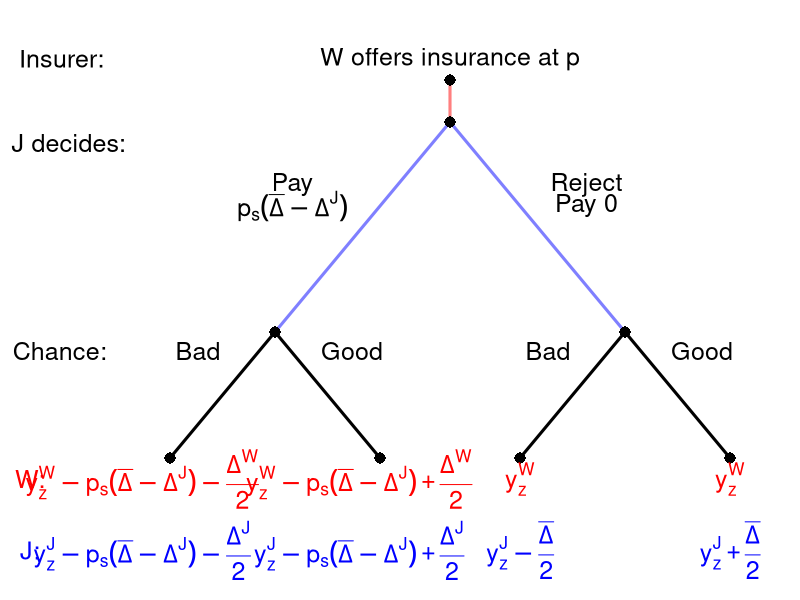

R code for this plot:
#' Graph Designer: Simon Halliday, Scott Cohn
#' Authors: Bowles and Halliday
#' Title: Coordination, Conflict and Competition: A Text in Microeconomics

library(shape)
pdf(file = "risk/sequential_risk.pdf", width = 9, height = 7)

#Set parameters for graphics
axislabelsize <- 1.5
labelsize <- 2
actionlabelsize <- 1.5
graphlinewidth <- 3
segmentlinewidth <- 2
nodesize <- 1.5

COL <- c("#7fc97f", "#beaed4", "#fdc086", "#ffff99", "#386cb0", "#f0027f", "#bf5b17", "#666666")
COLA <- c("#99d8c9","#66c2a4","#41ae76", "#238b45", "#005824")
COLB <- c("#4eb3d3", "#2b8cbe", "#0868ac","#084081")

par(mar =  c(5, 5, 4, 0))

xlims <- c(0, 10)
ylims <- c(0, 10)

npts <- 501 
x <- seq(xlims[1], xlims[2], length.out = npts)
y <- seq(ylims[1], ylims[2], length.out = npts) 

plot(0, 0, xlim = xlims, ylim = ylims, type = "n",
     xlab = expression(paste("")),
     ylab = expression(paste("")), 
     xaxt = "n", 
     yaxt = "n", 
     cex.lab = axislabelsize, 
     bty = "n",
     xaxs="i", 
     yaxs="i")

ticksy <- seq(from = 0, to = ylims[2], by = 2)
ylabels <- seq(from = 0, to = ylims[2], by = 2)
ticksx <- seq(from = 0, to = xlims[2], by = 2)
xlabels <- seq(from = 0, to = xlims[2], by = 2)

#Branches for Agent
segments(5, 9, 5, 10, lty = 1, col = rgb(1, 0, 0, 0.5), lwd = graphlinewidth, xpd = TRUE)
#Fish 10
segments(5, 9, 2.5, 4, col = rgb(0, 0, 1, 0.5), lty = 1, lwd = graphlinewidth)
segments(2.5, 4, 1, 1, lty = 1,  lwd = graphlinewidth)

#Fish 12
segments(5, 9, 7.5, 4, lty = 1, col = rgb(0, 0, 1, 0.5), lwd = graphlinewidth)

segments(7.5, 4, 9, 1, lty = 1, lwd = graphlinewidth)

#Branches for Agent
#From Aram Fishing 10
#Bina fishes 10
segments(7.5, 4, 6, 1, lty = 1,  lwd = graphlinewidth)
#Bina fishes 12
segments(2.5, 4, 4, 1, lty = 1,  lwd = graphlinewidth)

#From Aram fishing 12
#Bina fishes 10
#segments(7.5, 5, 6, 1, lty = 1, col = rgb(1, 0, 0, 0.5), lwd = graphlinewidth)


#Bina fishes 12
#segments(7.5, 5, 9, 1, lty = 1, col = rgb(1, 0, 0, 0.5), lwd = graphlinewidth)

#Initial node
points(5, 10, pch = 16, col = "black", cex = nodesize, xpd = TRUE)
points(5, 9, pch = 16, col = "black", cex = nodesize)

#P1 Nodes
points(2.5, 4, pch = 16, col = "black", cex = nodesize)
points(7.5, 4, pch = 16, col = "black", cex = nodesize) 

#P2 Terminal Nodes
points(1, 1, pch = 16, col = "black", cex = nodesize)
points(4, 1, pch = 16, col = "black", cex = nodesize)
points(6, 1, pch = 16, col = "black", cex = nodesize)
points(9, 1, pch = 16, col = "black", cex = nodesize)

text(-0.55, 10.5, expression(paste("Insurer:")), cex = actionlabelsize, xpd = TRUE)
text(5, 10.5, expression(paste("W offers insurance at ", p)), cex = actionlabelsize, xpd = TRUE)
#text(5, 10.55, expression(paste("and wage, ", w)), cex = actionlabelsize, xpd = TRUE)

text(-0.45, 8.5, expression(paste("J decides:")), cex = actionlabelsize, xpd = TRUE)

text(2.75, 7.5, expression(paste("Pay")), cex = actionlabelsize)
text(2.75, 7, expression(paste(p[s](bar(Delta) - Delta^J))), cex = actionlabelsize)


text(6.95, 7.5, expression(paste("Reject")), cex = actionlabelsize)
text(6.95, 7, expression("Pay 0"), cex = actionlabelsize)

#text(-0.575, 6.15, expression(paste("Chance:")), cex = actionlabelsize, xpd = TRUE)

# text(2.2, 6.15-0.5, expression(paste("Worker is")), cex = actionlabelsize)
# text(2.2, 5.7-0.5, expression(paste("terminated")), cex = actionlabelsize)
# text(2.2, 5.25-0.5, expression(paste((t))), cex = actionlabelsize)

text(-0.575, 3.55, expression(paste("Chance:")), cex = actionlabelsize, xpd = TRUE)

text(1.4, 3.55, expression(paste("Bad")), cex = actionlabelsize)
text(3.6, 3.55, expression(paste("Good")), cex = actionlabelsize)
text(6.4, 3.55, expression(paste("Bad")), cex = actionlabelsize)
text(8.6, 3.55, expression(paste("Good")), cex = actionlabelsize)



#Payoffs 
text(-1, 0.5, expression(paste("W:")), cex = actionlabelsize, col = rgb(1, 0, 0, 1), xpd = TRUE)
text(-1, -1.2, expression(paste("J:")), cex = actionlabelsize, col = rgb(0, 0, 1, 1), xpd = TRUE)


text(0.6, 0.5, expression(y[z]^W - p[s](bar(Delta) - Delta^J) - frac(Delta^W, 2)), cex = actionlabelsize, col = rgb(1, 0, 0, 1), xpd = TRUE)
text(0.6, -1.2, expression(y[z]^J - p[s](bar(Delta) - Delta^J) - frac(Delta^J, 2)), cex = actionlabelsize, col = rgb(0, 0, 1, 1),xpd = TRUE)

text(3.7, 0.5, expression(y[z]^W - p[s](bar(Delta) - Delta^J) + frac(Delta^W, 2)), col = rgb(1, 0, 0, 1), cex = actionlabelsize, xpd = TRUE)
text(3.7, -1.2, expression(y[z]^J - p[s](bar(Delta) - Delta^J) + frac(Delta^J, 2)), col = rgb(0, 0, 1, 1), cex = actionlabelsize, xpd = TRUE)

text(6, 0.5, expression(y[z]^W), cex = actionlabelsize, col = rgb(1, 0, 0, 1), xpd = TRUE)
text(6, -1.2, expression(y[z]^J - frac(bar(Delta), 2)), col = rgb(0, 0, 1, 1), cex = actionlabelsize, xpd = TRUE)

text(9, 0.5, expression(y[z]^W), cex = actionlabelsize, col = rgb(1, 0, 0, 1), xpd = TRUE)
text(9, -1.2, expression(y[z]^J + frac(bar(Delta), 2)), col = rgb(0, 0, 1, 1), cex = actionlabelsize, xpd = TRUE)

dev.off()
